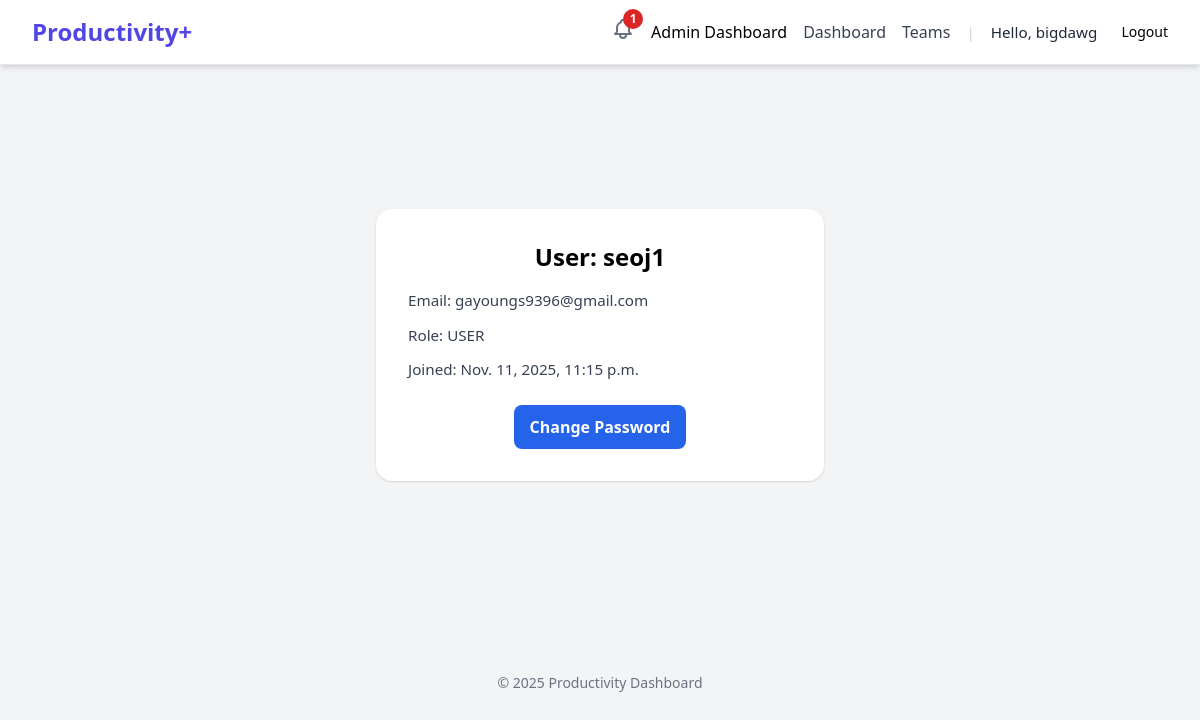
The page /admin-dashboard/user/1/ (signed in) on the database its author committed.
### users/models.py (models this page shows, shortened)
class CustomUser(AbstractUser):
    class Role(models.TextChoices):
        USER = 'USER', 'User'
        ADMIN = 'ADMIN', 'Admin'
    role = models.CharField(max_length=50, choices=Role.choices, default=Role.USER)
    email = models.EmailField(unique=True)
    created_at = models.DateTimeField(auto_now_add=True)

### users/decorators.py (the view)
    def wrapper(request, *args, **kwargs):
        if not request.user.is_authenticated:
            messages.error(request, "You must be logged in to access this page.")
            return redirect('users:login')
        if request.user.role != 'ADMIN':
            messages.error(request, "You do not have administrative privileges.")
            return redirect('dashboard:dashboard_view')
        return view_func(request, *args, **kwargs)

### users/context_processors.py (called while the page is built)
def unread_notifications(request):
    if request.user.is_authenticated:
        notifications = Notification.objects.filter(
            user=request.user,
            is_read=False
        )
        return {
            'unread_notifications': notifications,
            'unread_notification_count': notifications.count()
        }
    return {}

### users/views.py (called while the page is built)
@admin_required
def admin_user_detail_view(request, user_id):
    user = get_object_or_404(CustomUser, pk=user_id)
    return render(request, 'users/admin_user_detail.html', {'user_obj': user})

### templates/users/admin_user_detail.html (shortened to what this page needs)
{% extends "base.html" %}
{% block content %}
<div class="min-h-[70vh] flex items-center justify-center">
  <div class="w-full max-w-md bg-white rounded-2xl shadow p-8">
    <h2 class="text-2xl font-bold text-center mb-4">User: {{ user_obj.username }}</h2>
    <div class="space-y-3 text-gray-700">
        <p><span class="font-medium">Email:</span> {{ user_obj.email }}</p>
        <p><span class="font-medium">Role:</span> {{ user_obj.role }}</p>
        <p><span class="font-medium">Joined:</span> {{ user_obj.date_joined }}</p>
    </div>
    <div class="mt-6 text-center">
        <a href="{% url 'users:admin_change_password' user_obj.id %}"
           class="inline-block rounded-lg bg-blue-600 px-4 py-2.5 font-semibold text-white hover:bg-blue-700 focus:outline-none focus:ring-2 focus:ring-blue-500">
           Change Password
        </a>
    </div>
  </div>
</div>
{% endblock %}

### templates/base.html (shortened to what this page needs)
{% load static %}
<!DOCTYPE html>
<html lang="en">
<head>
    <script src="https://cdn.tailwindcss.com"></script>
</head>
<body class="bg-gray-100 font-sans">
    <nav class="bg-white shadow-md border-b border-gray-200">
        <div class="max-w-7xl mx-auto px-4 sm:px-6 lg:px-8">
            <div class="flex justify-between items-center h-16">
                <div class="flex-shrink-0">
                    <a href="{% url 'index' %}" class="text-2xl font-bold text-indigo-600">Productivity+</a>
                </div>
                <div class="flex items-center space-x-4">
                    {% if user.is_authenticated %}
                    <div class="relative">
                        <button id="notification-bell" class="text-gray-500 hover:text-gray-700">
                        </button>
                        {% if unread_notification_count > 0 %}
                        <span class="absolute -top-2 -right-2 flex h-5 w-5 items-center justify-center rounded-full bg-red-600 text-xs font-bold text-white">
                            {{ unread_notification_count }}
                        </span>
                        {% endif %}
                        </div>
                        {% if request.user.role == "ADMIN" %}
                            <a href="{% url 'users:admin_dashboard' %}">Admin Dashboard</a>
                        {% endif %}
                        <a href="{% url 'dashboard:dashboard_view' %}" class="text-gray-700 hover:text-indigo-600">Dashboard</a>
                        <a href="{% url 'teams:team_list' %}" class="text-gray-700 hover:text-indigo-600">Teams</a>
                        <span class="text-gray-300">|</span>
                        <span class="text-gray-800 font-medium">Hello, {{ user.username }}</span>
                        <form method="post" action="{% url 'logout' %}" class="flex items-center">
                            <button type="submit" class="ml-2 button button-secondary-danger text-sm">
                                Logout
                            </button>
                        </form>
                    {% else %}
                        <a href="{% url 'login' %}" class="button button-primary">Login</a>
                        <a href="{% url 'register' %}" class="button button-secondary">Sign Up</a>
                    {% endif %}
                </div>
            </div>
        </div>
    </nav>
    <main>
        {% block content %}
        {% endblock %}
    </main>
    <footer class="text-center py-4 mt-8 text-gray-500 text-sm">
        &copy; {% now "Y" %} Productivity Dashboard
    </footer>
</body>
</html>

### templates/users/admin_user_detail.html (style rules this page uses)
p, span { font-size: 0.95rem; }

### rows shown on the page
CustomUser: username "bigdawg"
CustomUser: username "seoj1", email "gayoungs9396@gmail.com", role "USER", date_joined "Nov. 11, 2025, 11:15 p.m."

### other values the page prints
{{ unread_notification_count }} "1"
